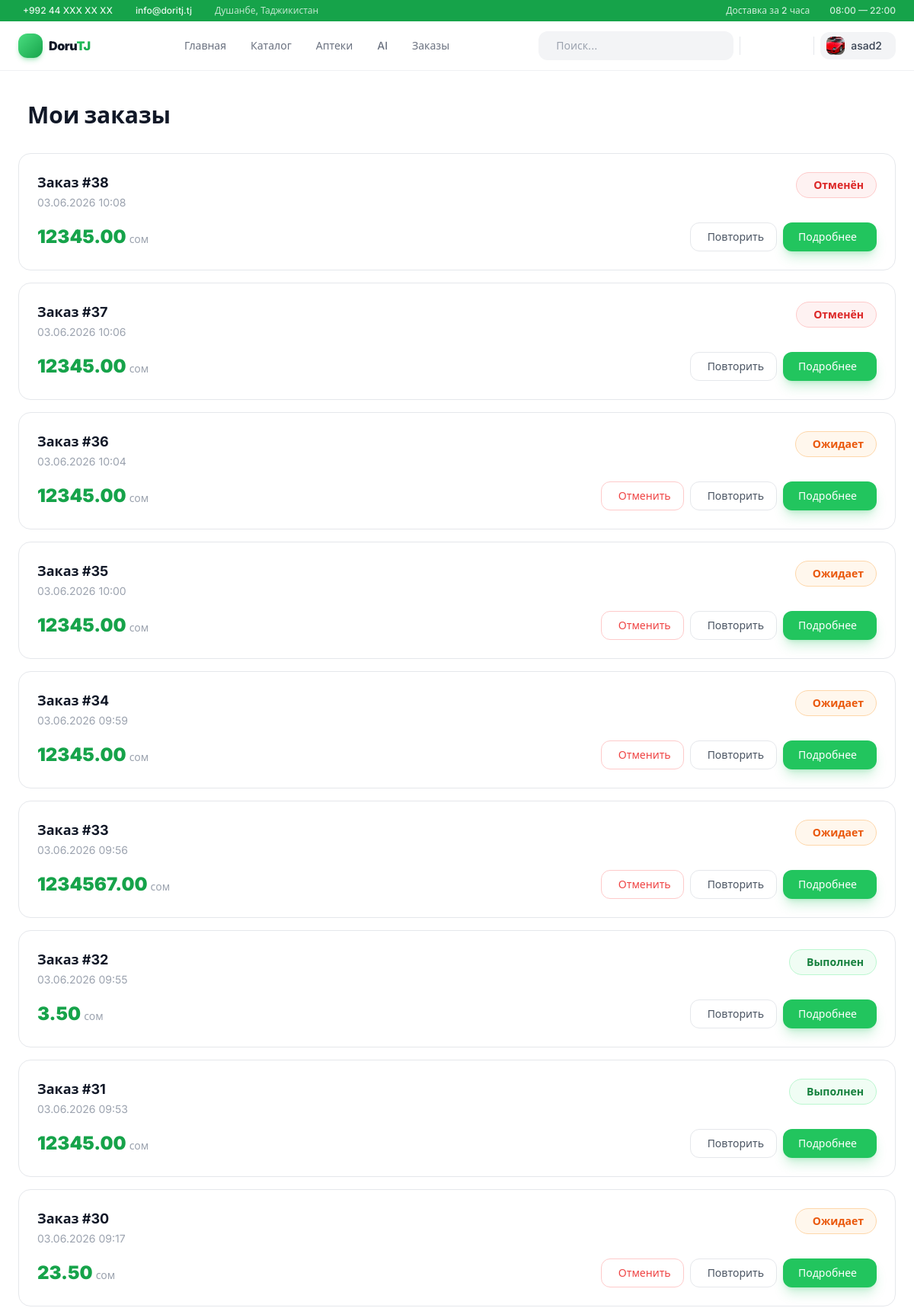
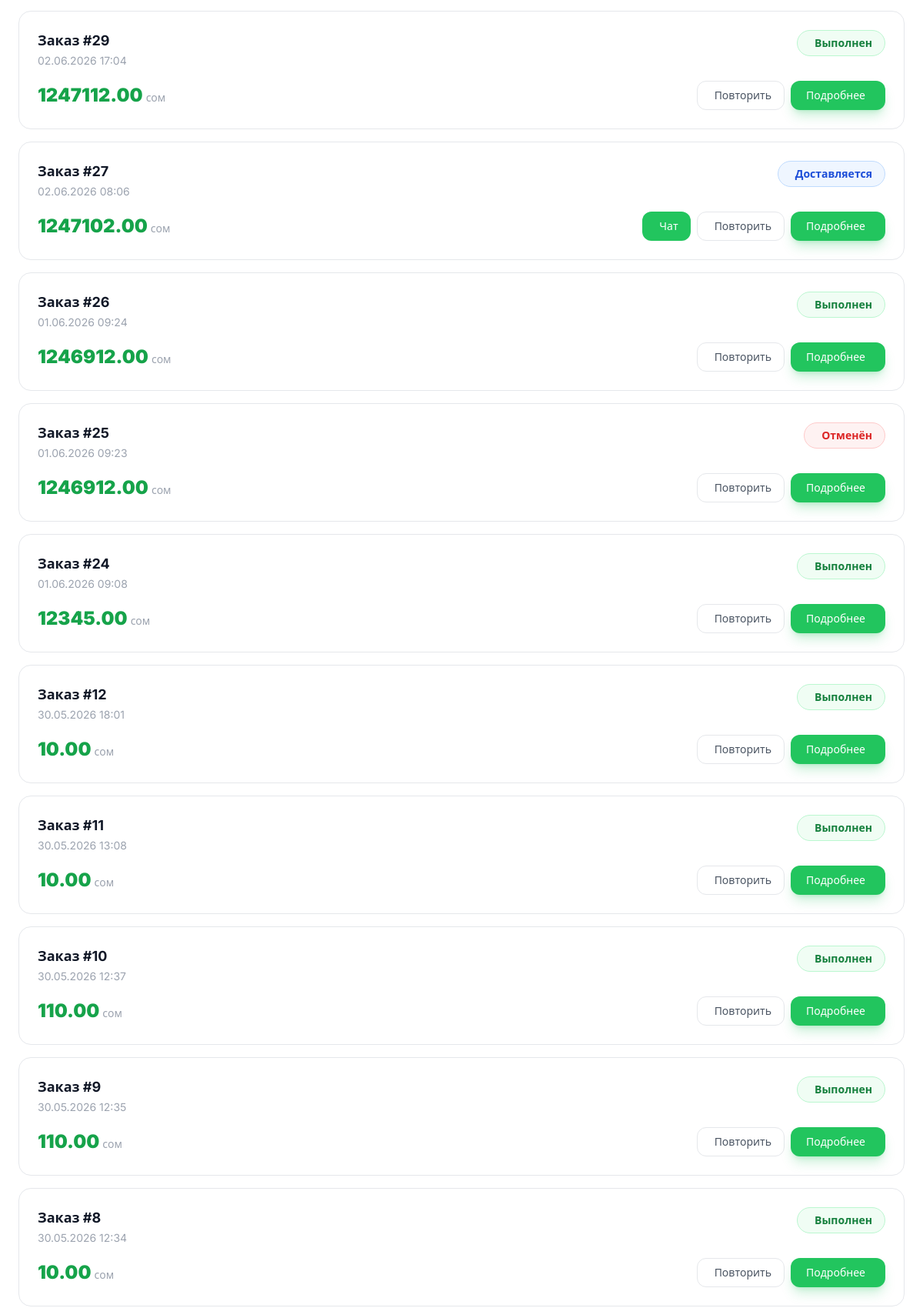
/orders/my-orders/ (signed in, upper part), run on the app's committed database (2 pictures, top to bottom).
### accounts/models.py (models this page shows, shortened)
class User(AbstractUser):
    phone = models.CharField(max_length=20, blank=True)
    address = models.TextField(blank=True)
    birth_date = models.DateField(null=True, blank=True)
    avatar = models.ImageField(upload_to='avatars/', blank=True)
    age = models.PositiveIntegerField(null=True, blank=True)
    is_courier = models.BooleanField(default=False)
    is_manager = models.BooleanField(default=False)

### orders/models.py (models this page shows, shortened)
class Order(models.Model):
    STATUS_CHOICES = [
        ('pending', 'Ожидает'),
        ('confirmed', 'Подтверждён'),
        ('delivering', 'Доставляется'),
        ('done', 'Выполнен'),
        ('cancelled', 'Отменён'),
    ]
    PAYMENT_CHOICES = [
        ('cash', 'Наличными'),
        ('card', 'Картой'),
    ]
    user = models.ForeignKey(settings.AUTH_USER_MODEL, on_delete=models.CASCADE)
    address = models.TextField()
    status = models.CharField(max_length=20, choices=STATUS_CHOICES, default='pending')
    total = models.DecimalField(max_digits=10, decimal_places=2)
    prescription = models.ImageField(upload_to='prescriptions/', blank=True, null=True)
    created_at = models.DateTimeField(auto_now_add=True)
    courier_token = models.CharField(max_length=64, blank=True)
    payment_method = models.CharField(
        max_length=10,
        choices=PAYMENT_CHOICES,
        default='cash'
    )

### orders/views.py (the view)
# urls.py: path('my-orders/', views.my_orders, name='my_orders'),
@login_required
def my_orders(request):
    orders = Order.objects.filter(
        user=request.user
    ).order_by('-created_at')
    return render(request, 'my_orders.html', {'orders': orders})

### accounts/backend.py (called while the page is built)
    def get_user(self, user_id):
        try:
            return User.objects.get(pk=user_id)
        except User.DoesNotExist:
            return None

### templates/my_orders.html (shortened to what this page needs)
{% extends 'base.html' %}
{% block content %}
<div class="flex items-center gap-3 mb-6 md:mb-8">
    <h1 class="text-2xl md:text-3xl font-black text-gray-900 dark:text-white">Мои заказы</h1>
</div>
{% for order in orders %}
<div class="bg-white dark:bg-gray-900 rounded-2xl border border-gray-200 dark:border-gray-700/50 p-4 md:p-6 mb-4 hover:shadow-md transition-all card-lift">
    <div class="flex items-start justify-between mb-4 gap-2">
        <div>
            <h3 class="font-bold text-gray-900 dark:text-white text-base md:text-lg">Заказ #{{ order.pk }}</h3>
            <p class="text-gray-400 dark:text-gray-500 text-sm mt-0.5">{{ order.created_at|date:"d.m.Y H:i" }}</p>
        </div>
        <span class="shrink-0 px-3 md:px-4 py-1.5 rounded-full text-xs md:text-sm font-semibold flex items-center gap-1.5
            {% if order.status == 'done' %}bg-green-50 dark:bg-green-900/20 text-green-700 dark:text-green-400 border border-green-200 dark:border-green-800
            {% elif order.status == 'cancelled' %}bg-red-50 dark:bg-red-900/20 text-red-600 dark:text-red-400 border border-red-200 dark:border-red-800
            {% elif order.status == 'delivering' %}bg-blue-50 dark:bg-blue-900/20 text-blue-700 dark:text-blue-400 border border-blue-200 dark:border-blue-800
            {% else %}bg-orange-50 dark:bg-orange-900/20 text-orange-600 dark:text-orange-400 border border-orange-200 dark:border-orange-800{% endif %}">
            {{ order.get_status_display }}
        </span>
    </div>
    <div class="flex flex-col sm:flex-row sm:items-center sm:justify-between gap-3">
        <div class="flex items-baseline gap-1">
            <span class="text-2xl font-black text-brand-600 dark:text-brand-400">{{ order.total }}</span>
            <span class="text-gray-400 dark:text-gray-500 text-sm">сом</span>
        </div>
        <div class="flex flex-wrap gap-2">
            {% if order.status == 'pending' %}
                <a href="/orders/order/{{ order.pk }}/cancel/"
                   class="flex items-center gap-1.5 text-xs md:text-sm text-red-500 dark:text-red-400 border border-red-200 dark:border-red-800 px-3 md:px-4 py-2 rounded-xl hover:bg-red-50 dark:hover:bg-red-900/20 btn-press transition-all">
                    Отменить
                </a>
            {% endif %}
            {% if order.status == 'delivering' %}
                <a href="{% url 'delivery_chat' order.pk %}"
                   class="flex items-center gap-1.5 text-xs md:text-sm bg-brand-500 text-white px-3 md:px-4 py-2 rounded-xl hover:bg-brand-600 btn-press transition-all">
                    Чат
                </a>
            {% endif %}
            <a href="/orders/order/{{ order.pk }}/repeat/"
               class="flex items-center gap-1.5 text-xs md:text-sm text-gray-600 dark:text-gray-300 border border-gray-200 dark:border-gray-700 px-3 md:px-4 py-2 rounded-xl hover:border-brand-400 dark:hover:border-brand-600 hover:text-brand-600 dark:hover:text-brand-400 btn-press transition-all">
                Повторить
            </a>
            <a href="{% url 'order_detail' order.pk %}"
               class="flex items-center gap-1.5 text-xs md:text-sm bg-brand-500 hover:bg-brand-600 text-white px-4 md:px-5 py-2 rounded-xl btn-press transition-all shadow-lg shadow-brand-500/25">
                Подробнее
            </a>
        </div>
    </div>
</div>
{% endfor %}
{% endblock %}

### templates/base.html (shortened to what this page needs)
<!DOCTYPE html>
<html lang="ru" class="scroll-smooth">
<head>
    <script src="https://cdn.tailwindcss.com"></script>
    <link rel="stylesheet" href="https://cdn.jsdelivr.net/npm/@tabler/icons-webfont@latest/tabler-icons.min.css">
</head>
<body class="bg-white dark:bg-[#090d0b] text-gray-900 dark:text-gray-100 antialiased min-h-screen flex flex-col">
<div class="hidden md:block bg-brand-600 dark:bg-brand-700 text-white">
    <div class="max-w-7xl mx-auto px-6 py-1.5">
        <div class="flex items-center justify-between text-xs font-medium">
            <div class="flex items-center gap-6 opacity-90">
                <a href="tel:+99244XXXXXXX" class="flex items-center gap-1.5 hover:opacity-100 transition-opacity">
                    +992 44 XXX XX XX
                </a>
                <a href="mailto:info@doritj.tj" class="flex items-center gap-1.5 hover:opacity-100 transition-opacity">
                    info@doritj.tj
                </a>
                <span class="flex items-center gap-1.5 opacity-80">
                    Душанбе, Таджикистан
                </span>
            </div>
            <div class="flex items-center gap-5 opacity-80">
                <span class="flex items-center gap-1.5">
                    Доставка за 2 часа
                </span>
                <span class="flex items-center gap-1.5">
                    08:00 — 22:00
                </span>
            </div>
        </div>
    </div>
</div>
<header id="header" class="sticky top-0 z-50 glass bg-white/80 dark:bg-[#090d0b]/80 border-b border-gray-200/60 dark:border-gray-800/60">
    <div class="max-w-7xl mx-auto px-4 md:px-6">
        <div class="flex items-center justify-between h-16 gap-4">
            <a href="{% url 'home' %}" class="flex items-center gap-2 group flex-shrink-0">
                <div class="w-8 h-8 bg-gradient-to-br from-brand-400 to-brand-600 rounded-xl flex items-center justify-center shadow-md shadow-brand-500/30 group-hover:scale-105 transition-all duration-200">
                </div>
                <span class="text-base font-black tracking-tight">
                    <span class="text-gray-900 dark:text-white">Doru</span><span class="text-gradient">TJ</span>
                </span>
            </a>
            {% if user.is_authenticated %}
            <nav class="hidden lg:flex items-center gap-0.5 flex-1 justify-center">
                {% if user.is_courier %}
                <a href="{% url 'courier_dashboard' %}" class="flex items-center gap-1.5 px-3.5 py-2 rounded-xl text-sm font-semibold bg-orange-500 text-white">
                    <i class="ti ti-bike text-base"></i> Курьер
                </a>
                {% elif user.is_manager %}
                <a href="{% url 'manager_dashboard' %}" class="flex items-center gap-1.5 px-3.5 py-2 rounded-xl text-sm font-semibold bg-purple-500 text-white">
                    <i class="ti ti-building-store text-base"></i> Аптека
                </a>
                {% else %}
                <a href="{% url 'home' %}" class="flex items-center gap-1.5 px-3 py-2 rounded-xl text-sm font-medium text-gray-500 dark:text-gray-400 hover:text-brand-600 dark:hover:text-brand-400 hover:bg-brand-50 dark:hover:bg-brand-900/10 transition-all">
                     Главная
                </a>
                <a href="{% url 'catalog' %}" class="flex items-center gap-1.5 px-3 py-2 rounded-xl text-sm font-medium text-gray-500 dark:text-gray-400 hover:text-brand-600 dark:hover:text-brand-400 hover:bg-brand-50 dark:hover:bg-brand-900/10 transition-all">
                     Каталог
                </a>
                <a href="{% url 'pharmacy_list' %}" class="flex items-center gap-1.5 px-3 py-2 rounded-xl text-sm font-medium text-gray-500 dark:text-gray-400 hover:text-brand-600 dark:hover:text-brand-400 hover:bg-brand-50 dark:hover:bg-brand-900/10 transition-all">
                     Аптеки
                </a>
                <a href="{% url 'consultant' %}" class="flex items-center gap-1.5 px-3 py-2 rounded-xl text-sm font-medium text-gray-500 dark:text-gray-400 hover:text-brand-600 dark:hover:text-brand-400 hover:bg-brand-50 dark:hover:bg-brand-900/10 transition-all">
                     AI
                </a>
                <a href="{% url 'my_orders' %}" class="flex items-center gap-1.5 px-3 py-2 rounded-xl text-sm font-medium text-gray-500 dark:text-gray-400 hover:text-brand-600 dark:hover:text-brand-400 hover:bg-brand-50 dark:hover:bg-brand-900/10 transition-all">
                     Заказы
                </a>
                {% endif %}
            </nav>
            {% endif %}
            <div class="flex items-center gap-2 flex-shrink-0">
                {% if user.is_authenticated and not user.is_courier and not user.is_manager %}
                <form method="GET" action="{% url 'catalog' %}" class="hidden md:flex">
                    <div class="flex items-center bg-gray-100 dark:bg-gray-800 rounded-xl border border-transparent hover:border-brand-300 dark:hover:border-brand-700 focus-within:border-brand-500 focus-within:bg-white dark:focus-within:bg-gray-700 transition-all w-52 lg:w-64">
                        <input type="text" name="search"
                               placeholder="Поиск..."
                               class="flex-1 bg-transparent px-2.5 py-2 text-sm text-gray-700 dark:text-gray-200 placeholder-gray-400 focus:outline-none">
                    </div>
                </form>
                {% endif %}
                <button onclick="toggleTheme()" id="theme-btn"
                        class="w-9 h-9 rounded-xl flex items-center justify-center text-gray-500 dark:text-gray-400 hover:bg-gray-100 dark:hover:bg-gray-800 hover:text-gray-700 dark:hover:text-gray-200 btn-press transition-all">
                </button>
                {% if user.is_authenticated %}
                {% if not user.is_courier and not user.is_manager %}
                <a href="{% url 'cart' %}"
                   class="relative w-9 h-9 rounded-xl flex items-center justify-center text-gray-500 dark:text-gray-400 hover:bg-gray-100 dark:hover:bg-gray-800 hover:text-brand-600 btn-press transition-all">
                </a>
                {% endif %}
                <div class="dropdown-trigger relative">
                    <button class="flex items-center gap-2 bg-gray-100 dark:bg-gray-800 hover:bg-gray-200 dark:hover:bg-gray-700 pl-2 pr-2.5 py-1.5 rounded-xl btn-press transition-all">
                        <div class="w-6 h-6 rounded-lg overflow-hidden flex-shrink-0">
                            {% if user.avatar %}
                                <img src="{{ user.avatar.url }}" class="w-full h-full object-cover">
                            {% else %}
                                <div class="w-full h-full bg-gradient-to-br from-brand-400 to-brand-600 flex items-center justify-center text-white text-xs font-bold">
                                    {{ user.username|first|upper }}
                                </div>
                            {% endif %}
                        </div>
                        <span class="hidden md:block text-sm font-medium text-gray-700 dark:text-gray-200 max-w-[72px] truncate">
                            {{ user.username }}
                        </span>
                    </button>
                </div>
                {% endif %}
            </div>
        </div>
    </div>
</header>
<main class="flex-1 w-full overflow-hidden">
    <div class="max-w-7xl mx-auto px-4 md:px-6 py-6 md:py-10 animate-fade-up">
        {% block content %}{% endblock %}
    </div>
</main>
</body>
</html>

### templates/base.html (style rules this page uses)
*, *::before, *::after { box-sizing: border-box; }
html { font-family: 'Inter', system-ui, sans-serif; }
body, header, nav, footer, main, .card, .btn, input, select, textarea, button { transition: background-color .25s ease, color .25s ease, border-color .25s ease, box-shadow .25s ease; }
.glass { backdrop-filter: blur(20px) saturate(180%); -webkit-backdrop-filter: blur(20px) saturate(180%); }
.card-lift { transition: transform .2s cubic-bezier(.16,1,.3,1), box-shadow .2s ease; }
.text-gradient { background: linear-gradient(135deg, #22c55e 0%, #16a34a 100%); -webkit-background-clip: text; -webkit-text-fill-color: transparent; background-clip: text; }

### data on the page
User: avatar (picture), username "asad2"
Order: pk "38", created_at "03.06.2026 10:08", status "Отменён", total "12345.00"
Order: pk "37", created_at "03.06.2026 10:06", status "Отменён", total "12345.00"
Order: pk "36", created_at "03.06.2026 10:04", status "Ожидает", total "12345.00"
Order: pk "35", created_at "03.06.2026 10:00", status "Ожидает", total "12345.00"
Order: pk "34", created_at "03.06.2026 09:59", status "Ожидает", total "12345.00"
Order: pk "33", created_at "03.06.2026 09:56", status "Ожидает", total "1234567.00"
Order: pk "32", created_at "03.06.2026 09:55", status "Выполнен", total "3.50"
Order: pk "31", created_at "03.06.2026 09:53", status "Выполнен", total "12345.00"
Order: pk "30", created_at "03.06.2026 09:17", status "Ожидает", total "23.50"
Order: pk "29", created_at "02.06.2026 17:04", status "Выполнен", total "1247112.00"
Order: pk "27", created_at "02.06.2026 08:06", status "Доставляется", total "1247102.00", shows "Чат"
Order: pk "26", created_at "01.06.2026 09:24", status "Выполнен", total "1246912.00"
Order: pk "25", created_at "01.06.2026 09:23", status "Отменён", total "1246912.00"
Order: pk "24", created_at "01.06.2026 09:08", status "Выполнен", total "12345.00"
Order: pk "12", created_at "30.05.2026 18:01", status "Выполнен", total "10.00"
Order: pk "11", created_at "30.05.2026 13:08", status "Выполнен", total "10.00"
Order: pk "10", created_at "30.05.2026 12:37", status "Выполнен", total "110.00"
Order: pk "9", created_at "30.05.2026 12:35", status "Выполнен", total "110.00"
Order: pk "8", created_at "30.05.2026 12:34", status "Выполнен", total "10.00"
